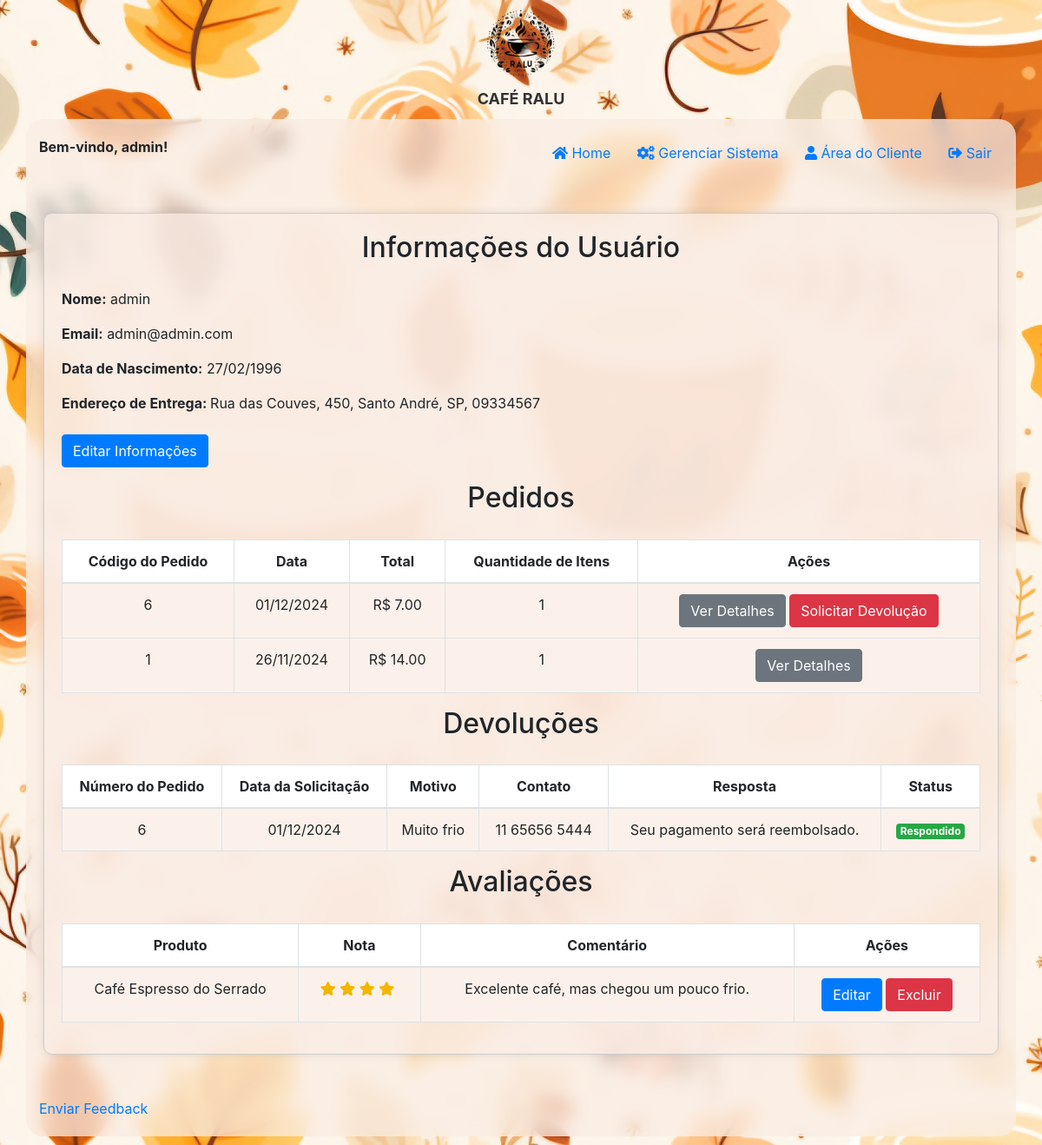
The page /area_cliente (signed in) on the database its author committed.
### models.py (models this page shows)
class Usuario(Base):
    __tablename__ = 'usuarios'
    email = Column(String, primary_key=True)
    nome = Column(String)
    senha = Column(String)
    codigo_recuperacao = Column(String)
    data_nascimento = Column(Date)
    enderecos = relationship('Endereco', back_populates='usuario')
    cartoes_credito = relationship('CartaoCredito', back_populates='usuario')
    compras = relationship('Compra', back_populates='usuario')

class Endereco(Base):
    __tablename__ = 'enderecos'
    id = Column(Integer, primary_key=True, autoincrement=True)
    email_usuario = Column(String, ForeignKey('usuarios.email'), nullable=False)
    endereco = Column(String, nullable=False)
    cidade = Column(String, nullable=False)
    estado = Column(String, nullable=False)
    cep = Column(String, nullable=False)
    usuario = relationship('Usuario', back_populates='enderecos')
    compras = relationship('Compra', back_populates='endereco')

class Compra(Base):
    __tablename__ = 'compras'
    id = Column(Integer, primary_key=True, autoincrement=True)
    email_usuario = Column(String, ForeignKey('usuarios.email'), nullable=False)
    data_compra = Column(Date, nullable=False)
    quantidade = Column(Integer, nullable=False)
    preco_total = Column(Float, nullable=False)
    forma_pagamento = Column(String, nullable=False)
    numero_cartao = Column(String)
    nome_cartao = Column(String)
    validade_cartao = Column(String)
    cvv_cartao = Column(String)
    endereco_entrega = Column(Integer, ForeignKey('enderecos.id'), nullable=False)
    usuario = relationship('Usuario', back_populates='compras')
    itens = relationship('ItensCompra', back_populates='compra')
    endereco = relationship('Endereco', back_populates='compras')

class Devolucao(Base):
    __tablename__ = 'devolucoes'
    id = Column(Integer, primary_key=True, autoincrement=True)
    numero_pedido = Column(String, nullable=False)
    motivo = Column(String, nullable=False)
    contato = Column(String, nullable=False)
    email_usuario = Column(String, ForeignKey('usuarios.email'), nullable=False)
    data_solicitacao = Column(DateTime, default=datetime.utcnow, nullable=False)
    respondido = Column(Boolean, default=False)
    resposta = Column(String, nullable=True)

class Avaliacao(Base):
    __tablename__ = 'avaliacoes'
    id = Column(Integer, primary_key=True, autoincrement=True)
    email_usuario = Column(String)
    id_produto = Column(String, ForeignKey('produtos.id'))
    nota = Column(Integer)
    comentario = Column(String)
    produto = relationship('Produto')

class Produto(Base):
    __tablename__ = 'produtos'
    id = Column(String, primary_key=True)
    nome = Column(String)
    descricao = Column(String)
    preco = Column(Float)
    imagem = Column(String)
    tipo = Column(String)
    ingredientes = Column(String)

### app.py (the view)
@app.route('/area_cliente')
@login_required
def area_cliente():
    usuario = db_session.query(Usuario).filter_by(email=session['user_id']).first()
    pedidos = db_session.query(Compra).filter_by(email_usuario=session['user_id']).order_by(Compra.id.desc()).all()
    avaliacoes = db_session.query(Avaliacao).filter_by(email_usuario=session['user_id']).all()
    devolucoes = db_session.query(Devolucao).filter_by(email_usuario=session['user_id']).order_by(Devolucao.data_solicitacao.desc()).all()
    ultimo_pedido = pedidos[0] if pedidos else None
    endereco_entrega = None
    if ultimo_pedido:
        endereco_entrega = db_session.query(Endereco).filter_by(id=ultimo_pedido.endereco_entrega).first()
    current_date = datetime.now().strftime('%d/%m/%Y')
    return render_template('area_cliente.html', usuario=usuario, pedidos=pedidos, avaliacoes=avaliacoes, devolucoes=devolucoes, current_date=current_date, endereco_entrega=endereco_entrega)

### app.py (called while the page is built)
def login_required(f):
    @wraps(f)
    def decorated_function(*args, **kwargs):
        if 'user_id' not in session:
            return redirect(url_for('index'))
        return f(*args, **kwargs)
    return decorated_function

### templates/area_cliente.html (shortened to what this page needs)
{% extends "base.html" %}
{% block content %}
<div class="centered-form">
<h2>Informações do Usuário</h2>
<p><strong>Nome:</strong> {{ usuario.nome }}</p>
<p><strong>Email:</strong> {{ usuario.email }}</p>
<p><strong>Data de Nascimento:</strong> {{ usuario.data_nascimento.strftime('%d/%m/%Y') if usuario.data_nascimento else 'N/A' }}</p>
<p><strong>Endereço de Entrega: </strong>
    {% if endereco_entrega %}
        {{ endereco_entrega.endereco }}, {{ endereco_entrega.cidade }}, {{ endereco_entrega.estado }}, {{ endereco_entrega.cep }}
    {% else %}
        N/A
    {% endif %}
    <br>
    <br>
<a href="{{ url_for('editar_usuario') }}" class="btn btn-primary">Editar Informações</a>
<h2>Pedidos</h2>
<div class="table-responsive">
<table class="table">
    <thead>
        <tr>
            <th>Código do Pedido</th>
            <th>Data</th>
            <th>Total</th>
            <th>Quantidade de Itens</th>
            <th>Ações</th>
        </tr>
    </thead>
    <tbody>
        {% for pedido in pedidos %}
        <tr>
            <td>{{ pedido.id }}</td>
            <td>{{ pedido.data_compra.strftime('%d/%m/%Y') }}</td>
            <td>R$ {{ '%.2f'|format(pedido.preco_total) }}</td>
            <td>{{ pedido.quantidade }}</td>
            <td>
                <a href="{{ url_for('detalhes_pedido', pedido_id=pedido.id) }}" class="btn btn-secondary">Ver Detalhes</a>
                {% if pedido.data_compra.strftime('%d/%m/%Y') == current_date %}
                <a href="{{ url_for('devolucao', pedido_id=pedido.id) }}" class="btn btn-danger">Solicitar Devolução</a>
                {% endif %}
            </td>
        </tr>
        {% endfor %}
    </tbody>
</table>
</div>
<h2>Devoluções</h2>
<div class="table-responsive">
<table class="table">
    <thead>
        <tr>
            <th>Número do Pedido</th>
            <th>Data da Solicitação</th>
            <th>Motivo</th>
            <th>Contato</th>
            <th>Resposta</th>
            <th>Status</th>
        </tr>
    </thead>
    <tbody>
        {% for devolucao in devolucoes %}
        <tr>
            <td>{{ devolucao.numero_pedido }}</td>
            <td>{{ devolucao.data_solicitacao.strftime('%d/%m/%Y') }}</td>
            <td>{{ devolucao.motivo }}</td>
            <td>{{ devolucao.contato }}</td>
            <td>{{ devolucao.resposta }}</td>
            <td>
                {% if devolucao.respondido %}
                    <span class="badge badge-success">Respondido</span>
                {% else %}
                    <span class="badge badge-danger">Não respondido</span>
                {% endif %}
            </td>
        </tr>
        {% endfor %}
    </tbody>
</table>
</div>
<h2>Avaliações</h2>
<div class="table-responsive">
<table class="table">
    <thead>
        <tr>
            <th>Produto</th>
            <th>Nota</th>
            <th>Comentário</th>
            <th>Ações</th>
        </tr>
    </thead>
    <tbody>
        {% for avaliacao in avaliacoes %}
        <tr>
            <td>{{ avaliacao.produto.nome }}</td>
            <td>
                {% for i in range(1, 6) %}
                    <i class="fas fa-star{% if i > avaliacao.nota %}-o{% endif %}"></i>
                {% endfor %}
            </td>
            <td>{{ avaliacao.comentario }}</td>
            <td>
                <a href="{{ url_for('editar_avaliacao', avaliacao_id=avaliacao.id) }}" class="btn btn-primary">Editar</a>
                <form action="{{ url_for('excluir_avaliacao', avaliacao_id=avaliacao.id) }}" method="post" style="display:inline;">
                    <button type="submit" class="btn btn-danger">Excluir</button>
                </form>
            </td>
        </tr>
        {% endfor %}
    </tbody>
</table>
</div>
</div>
{% endblock %}

### templates/base.html (shortened to what this page needs)
<!DOCTYPE html>
<html lang="en">
<head>
    <link rel="stylesheet" href="{{ url_for('static', filename='css/styles.css') }}">
    <link rel="stylesheet" href="https://stackpath.bootstrapcdn.com/bootstrap/4.5.2/css/bootstrap.min.css">
    <link rel="stylesheet" href="https://cdnjs.cloudflare.com/ajax/libs/font-awesome/5.15.3/css/all.min.css">
</head>
<body>
        <div class="logo">
            <img src="{{ url_for('static', filename='logo ralu.png') }}" alt="Logo" class="img-fluid">
            <span class="logo-text">CAFÉ RALU</span>
        </div>
    <div class="container">
        <div class="row">
            <div class="col text-left">
                {% if session.get('user_name') %}
                <span class="bem_vindo">Bem-vindo, {{ session.get('user_name') }}!</span>
                {% endif %}
            </div>
            <div class="col text-right">
                <a href="{{ url_for('catalogo') }}" class="btn btn-link">
                    <i class="fas fa-home"></i> Home
                </a>
                {% if session.get('user_id') == 'admin@admin.com' %}
                <a href="{{ url_for('gerenciar_sistema') }}" class="btn btn-link">
                    <i class="fas fa-cogs"></i> Gerenciar Sistema
                </a>
                {% endif %}
                {% if session.get('user_name') %}
                <a href="{{ url_for('area_cliente') }}" class="btn btn-link">
                    <i class="fas fa-user"></i> Área do Cliente
                </a>
                <a href="{{ url_for('logout') }}" class="btn btn-link">
                    <i class="fas fa-sign-out-alt"></i> Sair
                </a>
                {% else %}
                <a href="{{ url_for('index') }}" class="btn btn-link">
                    <i class="fas fa-sign-in-alt"></i> Login
                </a>
                {% endif %}
            </div>
        </div>
        {% block content %}{% endblock %}
    <a href="{{ url_for('feedback') }}">Enviar Feedback</a>
</div>
</body>
</html>

### static/css/styles.css (style rules this page uses)
body { font-family: Arial, sans-serif; margin: 0; padding: 0; background-image: url('/static/fundo.jpg'); background-size: cover; background-repeat: no-repeat; background-position: center center; background-attachment: fixed; font-size: 18px; }
.bem_vindo { font-weight: bold; }
.logo { display: flex; flex-direction: column; align-items: center; }
.logo img { max-height: 100px; }
.logo-text { font-size: 18px; font-weight: bold; color: #333; }
h1, h2 { text-align: center; font-weight: bold; }
h2 { padding-bottom: 20px; }
.btn { display: inline-block; padding: 10px 15px; font-size: 16px; font-weight: bold; text-align: center; text-decoration: none; border-radius: 4px; transition: background-color 0.3s; }
.btn-primary { color: #fff; background-color: #007bff; border-color: #007bff; }
.btn-secondary { color: #fff; background-color: #6c757d; border-color: #6c757d; }
.btn-danger { color: #fff; background-color: #dc3545; border-color: #dc3545; }
.badge-success, .badge-danger { font-size: large; }
.container { margin: 10px auto; padding: 20px; border-radius: 20px; background-color: rgb(250,236,227,0.75); backdrop-filter: blur(10px); }
.centered-form { max-width: 1100px; margin: 50px auto; padding: 20px; border: 1px solid #ccc; border-radius: 10px; box-shadow: 0 0 10px rgba(0, 0, 0, 0.1); background-color: rgb(250,236,227,0.75); }
.table { width: 100%; margin-bottom: 10px; border-collapse: collapse; background-color: white }
.table-responsive { max-height: 400px; overflow-y: auto; position: relative; ; }
.table-responsive thead th { position: sticky; top: 0; background-color: #fff; z-index: 1; }
thead { background-color: #d1d1d1; text-align: center; }
tbody { background-color: rgb(250,236,227,0.75); text-align: center; }
th, td { padding: 0.75rem; vertical-align: center; border-top: 1px solid #dee2e6; padding: 10px; border: 1px solid #dee2e6; text-align: center; }
.fa-star { color: #f2b600; }

### rows shown on the page
Usuario: get "admin", nome "admin", email "admin@admin.com", data_nascimento "27/02/1996"
Endereco: endereco "Rua das Couves, 450", cidade "Santo André", estado "SP", cep "09334567"
Compra: id "6", data_compra "01/12/2024", preco_total "7.00", quantidade "1"
Compra: id "1", data_compra "26/11/2024", preco_total "14.00", quantidade "1"
Devolucao: numero_pedido "6", data_solicitacao "01/12/2024", motivo "Muito frio", contato "11 65656 5444", resposta "Seu pagamento será reembolsado.", respondido "Respondido"
Avaliacao: produto.nome "Café Espresso do Serrado", nota 4 (drawn), comentario "Excelente café, mas chegou um pouco frio."
